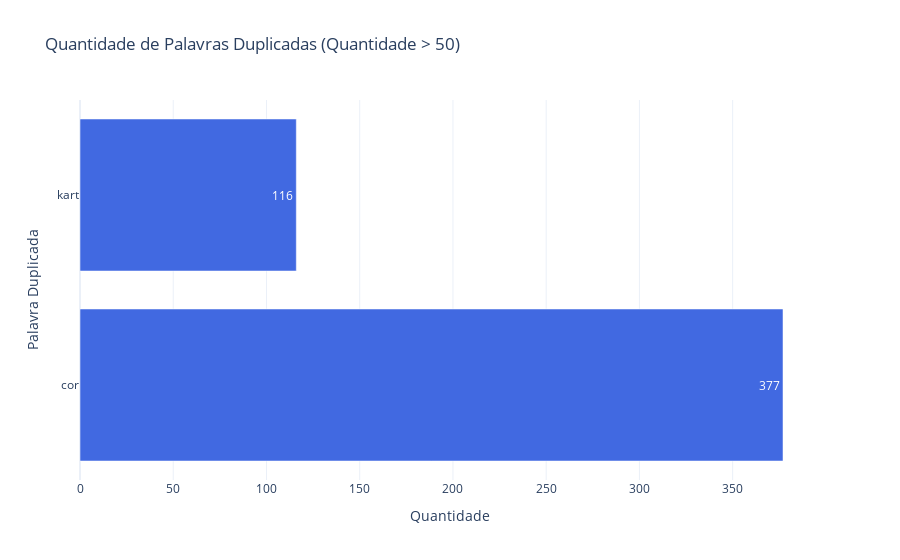
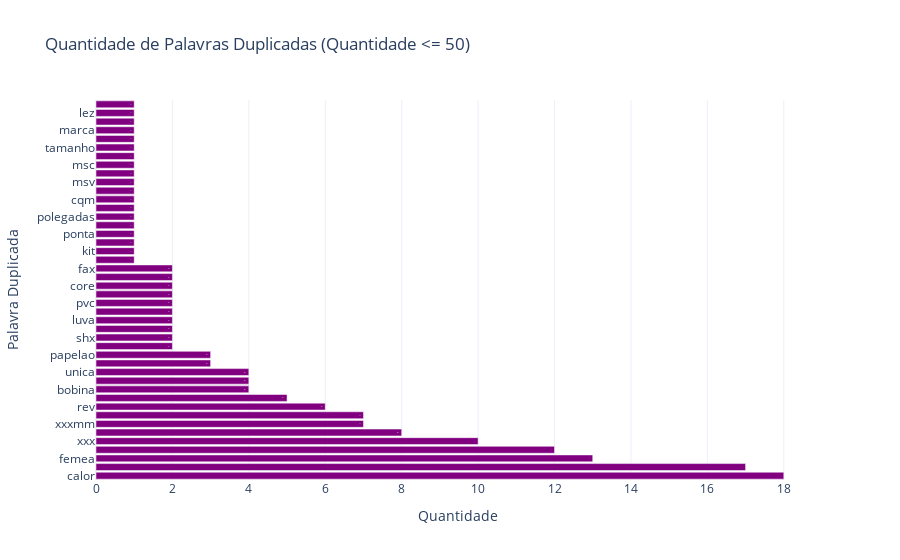

Notebook source saved alongside these figures, in order:
### Code cell
# Carregar o arquivo CSV em um DataFrame
df = pd.read_csv('data/palavras_duplicadas.csv')

# Calcular a quantidade de ocorrências para cada palavra duplicada
contagem_palavras = df['Palavra_Duplicada'].value_counts()

# Filtrar para palavras com quantidade maior que 50 e menor ou igual a 50
maior_que_50 = contagem_palavras[contagem_palavras > 50]
menor_ou_igual_a_50 = contagem_palavras[contagem_palavras <= 50]

# Criar o gráfico para quantidade maior que 50
fig_maior_que_50 = go.Figure(go.Bar(
    y=maior_que_50.index,
    x=maior_que_50.values,
    orientation='h',
    text=maior_que_50.values,
    textposition='auto',
    hoverinfo='text',
    marker=dict(color='royalblue')
))

fig_maior_que_50.update_layout(
    title='Quantidade de Palavras Duplicadas (Quantidade > 50)',
    xaxis_title='Quantidade',
    yaxis_title='Palavra Duplicada',
    template='plotly_white'
)

# Criar o gráfico para quantidade menor ou igual a 50
fig_menor_ou_igual_a_50 = go.Figure(go.Bar(
    y=menor_ou_igual_a_50.index,
    x=menor_ou_igual_a_50.values,
    orientation='h',
    text=menor_ou_igual_a_50.values,
    textposition='auto',
    hoverinfo='text',
    marker=dict(color='purple')
))

fig_menor_ou_igual_a_50.update_layout(
    title='Quantidade de Palavras Duplicadas (Quantidade <= 50)',
    xaxis_title='Quantidade',
    yaxis_title='Palavra Duplicada',
    template='plotly_white'
)

# Exibir os gráficos
fig_maior_que_50.show()
fig_menor_ou_igual_a_50.show()

### Figure 1 — Plotly figure (JSON) as saved in the notebook; plotly's stock layout.template omitted (floating-point values rounded to 4 significant figures)
{"data": [{"hoverinfo": "text", "marker": {"color": "royalblue"}, "orientation": "h", "text": [377, 116], "textposition": "auto", "type": "bar", "x": [377, 116], "y": ["cor", "kart"]}], "layout": {"title": {"text": "Quantidade de Palavras Duplicadas (Quantidade > 50)"}, "xaxis": {"title": {"text": "Quantidade"}}, "yaxis": {"title": {"text": "Palavra Duplicada"}}}}

### Figure 2 — Plotly figure (JSON) as saved in the notebook; plotly's stock layout.template omitted (floating-point values rounded to 4 significant figures)
{"data": [{"hoverinfo": "text", "marker": {"color": "purple"}, "orientation": "h", "text": [18, 17, 13, 12, 10, 8, 7, 7, 6, 5, 4, 4, 4, 3, 3, 2, 2, 2, 2, 2, 2, 2, 2, 2, 2, 1, 1, 1, 1, 1, 1, 1, 1, 1, 1, 1, 1, 1, 1, 1, 1, 1, 1, 1], "textposition": "auto", "type": "bar", "x": [18, 17, 13, 12, 10, 8, 7, 7, 6, 5, 4, 4, 4, 3, 3, 2, 2, 2, 2, 2, 2, 2, 2, 2, 2, 1, 1, 1, 1, 1, 1, 1, 1, 1, 1, 1, 1, 1, 1, 1, 1, 1, 1, 1], "y": ["calor", "pol", "femea", "volt", "xxx", "anel", "xxxmm", "smg", "rev", "grama", "bobina", "compacto", "unica", "csw", "papelao", "folhas", "shx", "puma", "luva", "ref", "pvc", "circuitos", "core", "papel", "fax", "terminal", "kit", "ibox", "ponta", "acessorio", "polegadas", "folha", "cqm", "lado", "msv", "shp", "msc", "pct", "tamanho", "tam", "marca", "caixa", "lez", "caneta"]}], "layout": {"title": {"text": "Quantidade de Palavras Duplicadas (Quantidade <= 50)"}, "xaxis": {"title": {"text": "Quantidade"}}, "yaxis": {"title": {"text": "Palavra Duplicada"}}}}
